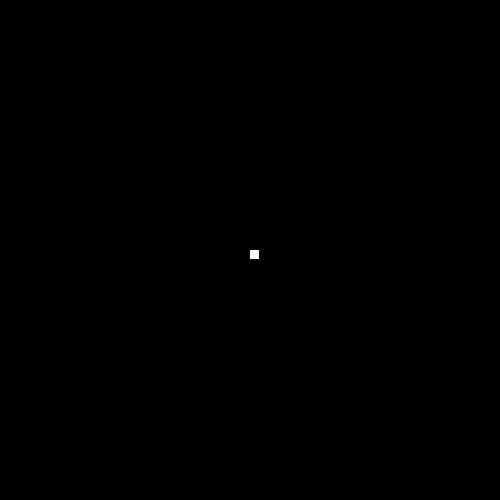
Frame 1 (no input)
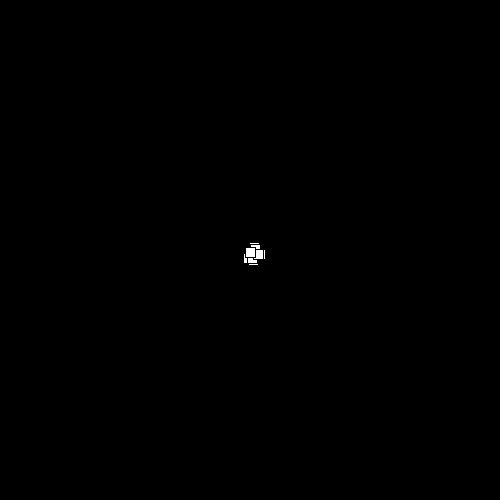
Frame 60 (the mouse pressed at the canvas centre just before this capture)
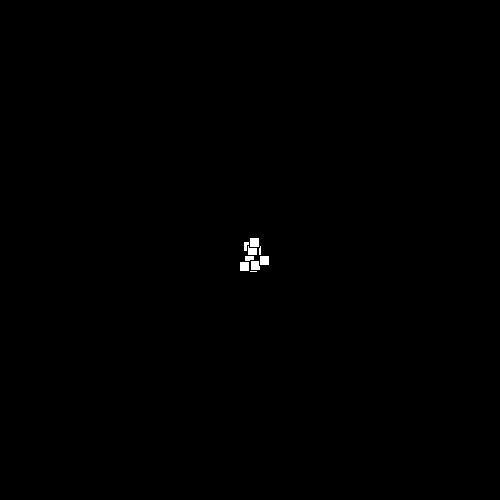
Frame 120 (the mouse held since frame 60 and released just before this capture)

The Processing sketch that drew these frames (run headless with seeded random() and noise(); from frame 60 on, the mouse is pressed at the canvas centre):

// Processing sketch: processing_39182
// ── processing_39182.pde


float xpos[] = new float[10];
float ypos[] = new float[10];

void setup(){
  size(500,500);
  smooth();
  
  for(int i = 0; i < xpos.length; i++){
    xpos[i]= width/2;
    ypos[i]= height/2;
  }
}

void draw(){
  //draw the background
  background(0);
  //make a for loop to access array values
    for(int i = 0; i < xpos.length; i++){
     //set the values i the array to increment by a number 
     //between -1 and 1
  xpos[i] += random(-1,1);
  xpos[i] = constrain(xpos[i] , 0 ,width);
  
  ypos[i] += random(-1,1);
  ypos[i] = constrain(ypos[i], 0, width);
  
  //then set the color and draw a rectabgle
  fill(255);
  rect (xpos[i],ypos[i],10,10);
    }
}               
